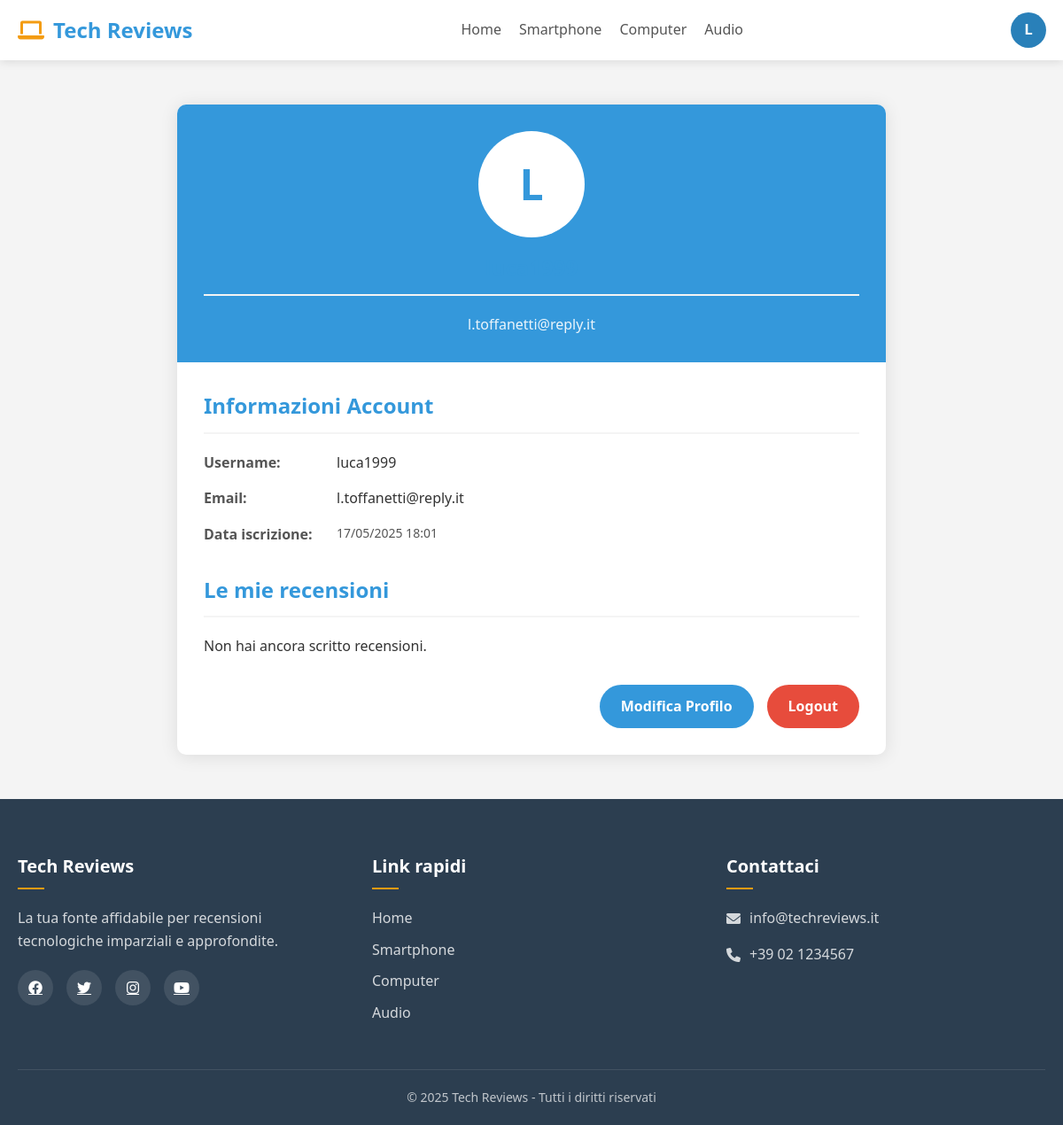
Screenshot of /profile (signed in) with the database file from the repository.
### app/database.py (models this page shows, shortened)
class User(Base):
    __tablename__ = "users"
    id = Column(Integer, primary_key=True, index=True)
    email = Column(String, unique=True, index=True)
    username = Column(String, unique=True, index=True)
    hashed_password = Column(String)
    is_active = Column(Boolean, default=True)
    created_at = Column(DateTime, default=datetime.datetime.now)
    reset_token = Column(String, nullable=True)
    reset_token_expires = Column(DateTime, nullable=True)

### app/main.py (the view)
@app.get("/profile", response_class=HTMLResponse)
async def profile_page(request: Request, db: Session = Depends(get_db)):
    current_user = await get_current_user_from_cookie(request, db)
    if not current_user:
        return RedirectResponse(url="/login", status_code=303)
    return templates.TemplateResponse("profile.html", {
        "request": request,
        "page_title": "Il tuo profilo - Tech Reviews",
        "user": current_user
    })

### templates/profile.html (shortened to what this page needs)
<!DOCTYPE html>
<html lang="it">
<head>
    <link rel="stylesheet" href="{{ url_for('static', path='css/styles.css') }}">
    <link rel="stylesheet" href="{{ url_for('static', path='css/fix.css') }}">
    <link rel="stylesheet" href="https://cdnjs.cloudflare.com/ajax/libs/font-awesome/6.0.0/css/all.min.css">
</head>
<body>
    <header>
        <div class="container">
            <div class="logo">
                <h1><i class="fas fa-laptop"></i> Tech Reviews</h1>
            </div>
            <nav>
                <ul>
                    <li><a href="/">Home</a></li>
                    <li><a href="/category/1">Smartphone</a></li>
                    <li><a href="/category/2">Computer</a></li>
                    <li><a href="/category/3">Audio</a></li>
                </ul>
            </nav>
            <div class="user-profile-button">
                <a href="/profile" class="user-avatar active">
                    {{ user.username[0:1] | upper }}
                </a>
            </div>
        </div>
    </header>
    <section class="profile-section">
        <div class="container">
            <div class="profile-container">
                <div class="profile-header">
                    <div class="profile-avatar">
                        {{ user.username[0:1] | upper }}
                    </div>
                    <h2 class="profile-username">{{ user.username }}</h2>
                    <p class="profile-email">{{ user.email }}</p>
                </div>
                <div class="profile-body">
                    <div class="profile-section">
                        <h2>Informazioni Account</h2>
                        <div class="profile-info-item">
                            <div class="profile-info-label">Username:</div>
                            <div class="profile-info-value">{{ user.username }}</div>
                        </div>
                        <div class="profile-info-item">
                            <div class="profile-info-label">Email:</div>
                            <div class="profile-info-value">{{ user.email }}</div>
                        </div>
                        <div class="profile-info-item">
                            <div class="profile-info-label">Data iscrizione:</div>
                            <div class="profile-info-value timestamp">{{ user.created_at.strftime('%d/%m/%Y %H:%M') }}</div>
                        </div>
                    </div>
                    <div class="profile-section">
                        <h2>Le mie recensioni</h2>
                        <p>Non hai ancora scritto recensioni.</p>
                    </div>
                    <div class="profile-actions">
                        <a href="/profile/edit" class="btn btn-edit-profile">Modifica Profilo</a>
                        <a href="/logout" class="btn btn-logout">Logout</a>
                    </div>
                </div>
            </div>
        </div>
    </section>
    <footer>
        <div class="container">
            <div class="footer-content">
                <div class="footer-section about">
                    <h3>Tech Reviews</h3>
                    <p>La tua fonte affidabile per recensioni tecnologiche imparziali e approfondite.</p>
                    <div class="social-icons">
                        <a href="#"><i class="fab fa-facebook"></i></a>
                        <a href="#"><i class="fab fa-twitter"></i></a>
                        <a href="#"><i class="fab fa-instagram"></i></a>
                        <a href="#"><i class="fab fa-youtube"></i></a>
                    </div>
                </div>
                <div class="footer-section links">
                    <h3>Link rapidi</h3>
                    <ul>
                        <li><a href="/">Home</a></li>
                        <li><a href="/category/1">Smartphone</a></li>
                        <li><a href="/category/2">Computer</a></li>
                        <li><a href="/category/3">Audio</a></li>
                    </ul>
                </div>
                <div class="footer-section contact">
                    <h3>Contattaci</h3>
                    <p><i class="fas fa-envelope"></i> info@techreviews.it</p>
                    <p><i class="fas fa-phone"></i> +39 02 1234567</p>
                </div>
            </div>
            <div class="footer-bottom">
                <p>&copy; 2025 Tech Reviews - Tutti i diritti riservati</p>
            </div>
        </div>
    </footer>
</body>
</html>

### static/css/styles.css (style rules this page uses)
* { margin: 0; padding: 0; box-sizing: border-box; }
:root { --primary-color: #3498db; --secondary-color: #2980b9; --accent-color: #f39c12; --text-color: #333; --light-gray: #f4f4f4; --dark-gray: #555; --white: #fff; --shadow: 0 2px 10px rgba(0, 0, 0, 0.1); }
body { font-family: 'Segoe UI', Tahoma, Geneva, Verdana, sans-serif; color: var(--text-color); line-height: 1.6; background-color: var(--light-gray); }
.container { max-width: 1200px; margin: 0 auto; padding: 0 20px; }
header { background-color: var(--white); box-shadow: var(--shadow); position: sticky; top: 0; z-index: 100; }
header .container { display: flex; justify-content: space-between; align-items: center; padding: 15px 20px; }
.logo h1 { color: var(--primary-color); font-size: 24px; font-weight: 700; display: flex; align-items: center; gap: 10px; }
.logo h1 i { color: var(--accent-color); }
nav ul { display: flex; list-style: none; gap: 20px; }
nav ul li a { text-decoration: none; color: var(--dark-gray); font-weight: 500; padding: 10px 0; transition: all 0.3s ease; position: relative; }
nav ul li a::after { content: ''; position: absolute; width: 0; height: 2px; background: var(--primary-color); bottom: 0; left: 0; transition: all 0.3s ease; }
.btn { display: inline-block; background-color: var(--primary-color); color: var(--white); padding: 12px 24px; border-radius: 30px; text-decoration: none; font-weight: 600; transition: all 0.3s ease; border: none; cursor: pointer; }
footer { background-color: #2c3e50; color: var(--white); padding: 60px 0 20px; }
.footer-content { display: grid; grid-template-columns: repeat(auto-fit, minmax(250px, 1fr)); gap: 40px; margin-bottom: 40px; }
.footer-section h3 { font-size: 20px; margin-bottom: 20px; position: relative; padding-bottom: 10px; }
.footer-section h3::after { content: ''; position: absolute; left: 0; bottom: 0; width: 30px; height: 2px; background-color: var(--accent-color); }
.footer-section p { margin-bottom: 15px; opacity: 0.8; }
.social-icons { display: flex; gap: 15px; margin-top: 20px; }
.social-icons a { color: var(--white); background: rgba(255, 255, 255, 0.1); width: 40px; height: 40px; border-radius: 50%; display: flex; justify-content: center; align-items: center; transition: all 0.3s ease; }
.footer-section.links ul { list-style: none; }
.footer-section.links ul li { margin-bottom: 10px; }
.footer-section.links ul li a { color: var(--white); text-decoration: none; opacity: 0.8; transition: all 0.3s ease; }
.footer-section.contact p { display: flex; align-items: center; gap: 10px; }
.footer-bottom { text-align: center; border-top: 1px solid rgba(255, 255, 255, 0.1); padding-top: 20px; }
.footer-bottom p { opacity: 0.7; font-size: 14px; }
.user-profile-button { display: flex; align-items: center; }
.user-avatar { width: 38px; height: 38px; background-color: var(--primary-color); color: white; border-radius: 50%; display: flex; align-items: center; justify-content: center; font-weight: bold; text-decoration: none; font-size: 16px; transition: all 0.3s ease; }
.user-avatar:hover, .user-avatar.active { background-color: var(--secondary-color); transform: scale(1.05); }

### templates/profile.html (style rules this page uses)
.profile-container { max-width: 800px; margin: 50px auto; background-color: #fff; border-radius: 10px; box-shadow: 0 2px 20px rgba(0, 0, 0, 0.1); overflow: hidden; }
.profile-header { background-color: var(--primary-color); color: white; padding: 30px; text-align: center; position: relative; }
.profile-avatar { width: 120px; height: 120px; background-color: white; border-radius: 50%; display: flex; align-items: center; justify-content: center; margin: 0 auto 15px; font-size: 48px; color: var(--primary-color); font-weight: bold; }
.profile-username { font-size: 24px; margin-bottom: 5px; }
.profile-email { font-size: 16px; opacity: 0.9; }
.profile-body { padding: 30px; }
.profile-section { margin-bottom: 30px; }
.profile-section h2 { color: var(--primary-color); border-bottom: 2px solid var(--light-gray); padding-bottom: 10px; margin-bottom: 20px; }
.profile-info-item { display: flex; margin-bottom: 15px; }
.profile-info-label { width: 150px; font-weight: bold; color: var(--dark-gray); }
.profile-info-value { flex: 1; }
.profile-actions { display: flex; gap: 15px; margin-top: 20px; justify-content: flex-end; }
.btn-edit-profile { background-color: var(--primary-color); }
.btn-logout { background-color: #e74c3c; }
.timestamp { color: var(--dark-gray); font-size: 14px; }

### rows the page displays
User: username "L", email "l.toffanetti@reply.it", username "luca1999", created_at "17/05/2025 18:01"
